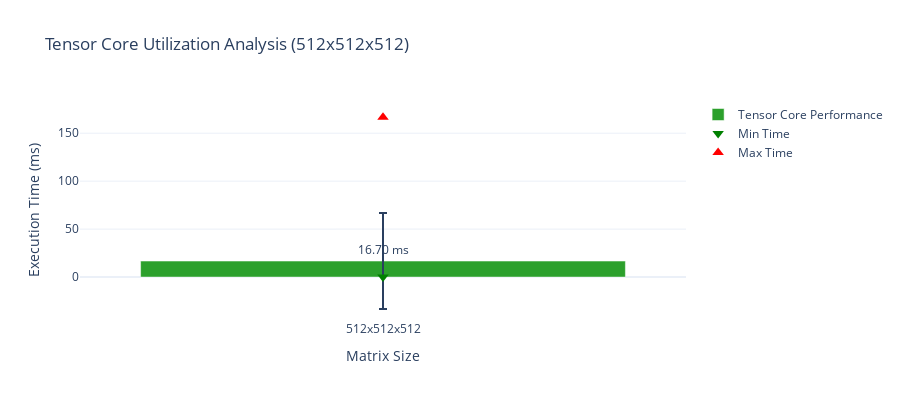

Source (notebook cell):
### Code cell
# Tensor Core Utilization Analysis
def create_tensor_core_analysis():
    """Analyze Tensor Core utilization performance"""
    
    # Extract tensor core data
    tensor_core_data = kernel_data['tensor_core']
    matrix_size = list(tensor_core_data.keys())[0]  # e.g., "512x512x512"
    perf_data = tensor_core_data[matrix_size]
    
    # Create performance chart
    fig = go.Figure()
    
    fig.add_trace(go.Bar(
        x=[matrix_size],
        y=[perf_data['mean_time_ms']],
        error_y=dict(type='data', array=[perf_data['std_time_ms']]),
        name='Tensor Core Performance',
        marker_color='#2ca02c',
        text=[f"{perf_data['mean_time_ms']:.2f} ms"],
        textposition='auto'
    ))
    
    # Add performance range
    fig.add_trace(go.Scatter(
        x=[matrix_size],
        y=[perf_data['min_time_ms']],
        mode='markers',
        name='Min Time',
        marker=dict(size=10, color='green', symbol='triangle-down'),
        text=[f"Min: {perf_data['min_time_ms']:.2f} ms"],
        textposition='bottom center'
    ))
    
    fig.add_trace(go.Scatter(
        x=[matrix_size],
        y=[perf_data['max_time_ms']],
        mode='markers',
        name='Max Time',
        marker=dict(size=10, color='red', symbol='triangle-up'),
        text=[f"Max: {perf_data['max_time_ms']:.2f} ms"],
        textposition='top center'
    ))
    
    fig.update_layout(
        title=f"Tensor Core Utilization Analysis ({matrix_size})",
        xaxis_title="Matrix Size",
        yaxis_title="Execution Time (ms)",
        height=400,
        font=dict(size=12)
    )
    
    return fig

# Create and display
tensor_core_fig = create_tensor_core_analysis()
tensor_core_fig.show()

# Display tensor core analysis
print("\n📊 Tensor Core Analysis:")
matrix_size = list(kernel_data['tensor_core'].keys())[0]
perf_data = kernel_data['tensor_core'][matrix_size]
print(f"Matrix Size: {matrix_size}")
print(f"Mean Time: {perf_data['mean_time_ms']:.2f} ms")
print(f"Std Time: {perf_data['std_time_ms']:.2f} ms")
print(f"Min Time: {perf_data['min_time_ms']:.2f} ms")
print(f"Max Time: {perf_data['max_time_ms']:.2f} ms")

### Figure 1 — Plotly figure (JSON) as saved in the notebook; plotly's stock layout.template omitted (floating-point values rounded to 4 significant figures)
{"data": [{"error_y": {"array": [49.97], "type": "data"}, "marker": {"color": "#2ca02c"}, "name": "Tensor Core Performance", "text": ["16.70 ms"], "textposition": "auto", "type": "bar", "x": ["512x512x512"], "y": [16.7]}, {"marker": {"color": "green", "size": 10, "symbol": "triangle-down"}, "mode": "markers", "name": "Min Time", "text": ["Min: 0.03 ms"], "textposition": "bottom center", "type": "scatter", "x": ["512x512x512"], "y": [0.0278]}, {"marker": {"color": "red", "size": 10, "symbol": "triangle-up"}, "mode": "markers", "name": "Max Time", "text": ["Max: 166.62 ms"], "textposition": "top center", "type": "scatter", "x": ["512x512x512"], "y": [166.6]}], "layout": {"font": {"size": 12}, "height": 400, "title": {"text": "Tensor Core Utilization Analysis (512x512x512)"}, "xaxis": {"title": {"text": "Matrix Size"}}, "yaxis": {"title": {"text": "Execution Time (ms)"}}}}
